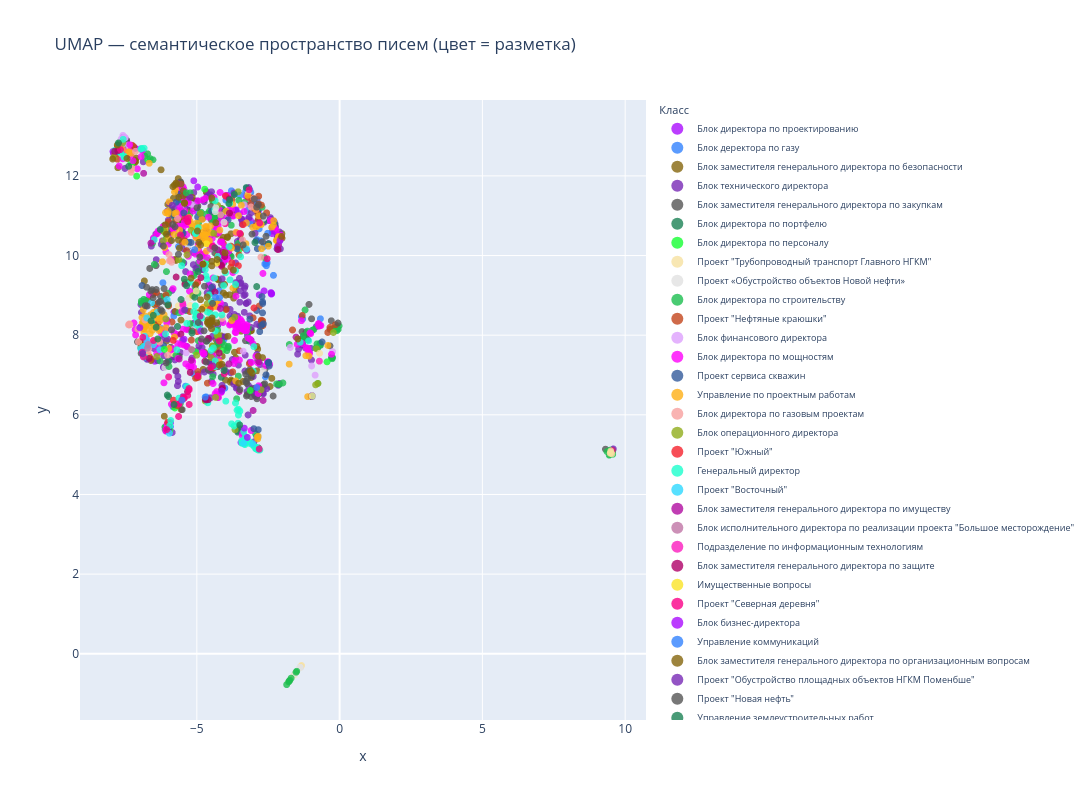

The notebook cell this image was saved under:
### Markdown cell above
Визуализируем.

### Code cell
labels = data["label"].astype(str).tolist()
# данные для визуализации
df_plot = pd.DataFrame({
    "x":           embedding_2d[:, 0],
    "y":           embedding_2d[:, 1],
    "label":       labels,
    "cluster":     cluster_labels.astype(str),
    "text_preview": [t[:120] + "..." for t in texts]
})

fig = px.scatter(
    df_plot,
    x="x", y="y",
    color="label",
    hover_data=["text_preview", "cluster", "label"],
    title="UMAP — семантическое пространство писем (цвет = разметка)",
    color_discrete_sequence=px.colors.qualitative.Alphabet,  # 26 цветов
    width=1200, height=800,
    opacity=0.8
)
fig.update_traces(marker=dict(size=7))
fig.update_layout(legend=dict(
    font=dict(size=9),
    itemsizing="constant",
    title="Класс"
))
fig.write_html("umap_emails.html")
fig.show()
print("Готово → umap_emails.html")

# ── 7. Метрики совпадения кластеров с разметкой ───────────────────────────────
print( f"Найдено кластеров   : {len(set(cluster_labels)) - (1 if -1 in cluster_labels else 0)}")
print(f"Шумовых точек       : {(cluster_labels == -1).sum()} / {len(cluster_labels)}")
